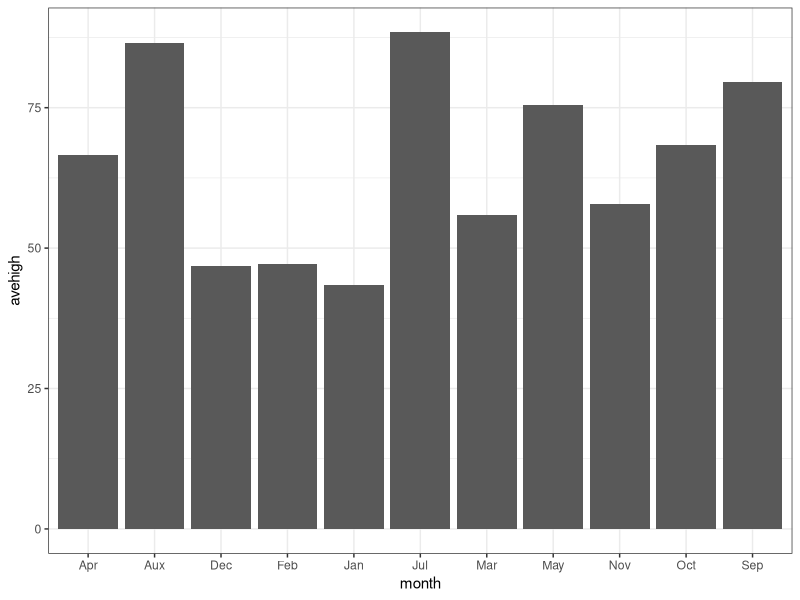
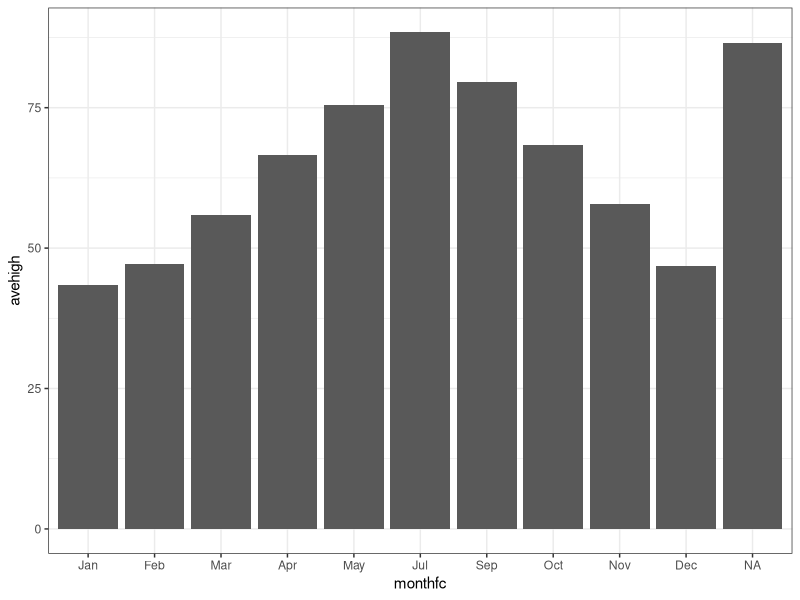
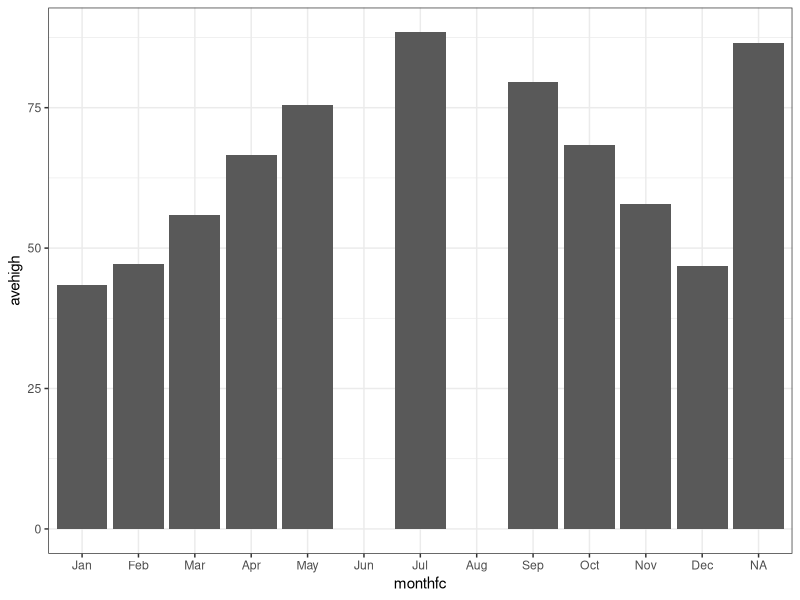
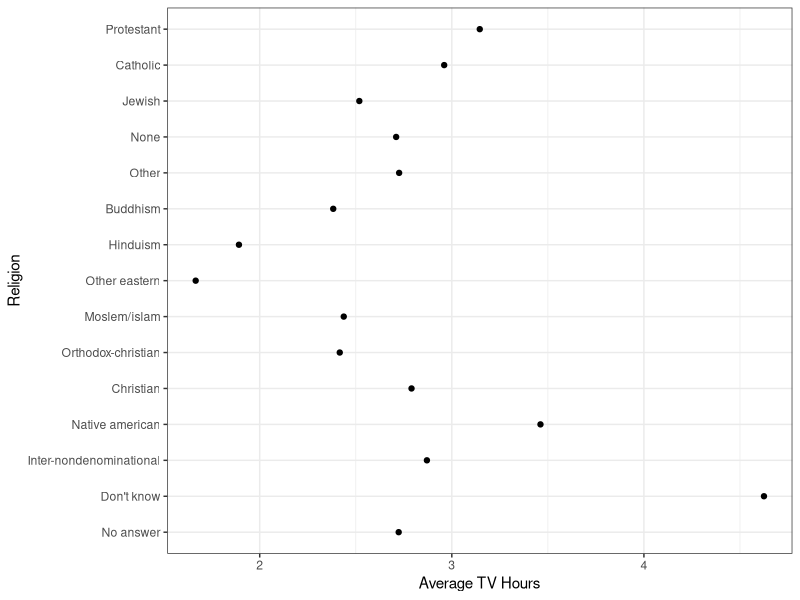

Recreate these plots in R, in order.
## ---- chunk 1
knitr::opts_chunk$set(echo       = TRUE, 
                      fig.height = 3, 
                      fig.width  = 6,
                      fig.align  = "center")
ggplot2::theme_set(ggplot2::theme_bw())
## ---- chunk 2
    library(tidyverse)
    dcclimate <- tribble(~month, ~avehigh,
                         ##----/---------
                         "Jan",  43.4,
                         "Feb",  47.1,
                         "Mar",  55.9,
                         "Apr",  66.6,
                         "May",  75.4,
                         "Jul",  88.4,
                         "Aux",  86.5,
                         "Sep",  79.5,
                         "Oct",  68.4,
                         "Nov",  57.9,
                         "Dec",  46.8)
## ---- chunk 3
    ggplot(dcclimate, aes(x = month, y = avehigh)) +
      geom_col()
## ---- chunk 4
    x  <- c("51", "32", "15", "2", "32")
    xf <- factor(x)
    as.numeric(x)
    as.numeric(xf)
    
    as.numeric("Hello")
    as.numeric(factor("Hello"))
    
    fac1 <- factor(c("x1", "x2", "x3"))
    fac2 <- factor(c("y1", "y2", "y3"))
    c(fac1, fac2)
## ---- chunk 5
    monthvec <- c("Jan", "Feb", "Mar", "Apr", "May", "Jun", 
                  "Jul", "Aug", "Sep", "Oct", "Nov", "Dec")
    dcclimate %>%
      mutate(monthfc = factor(month, levels = monthvec)) ->
      dcclimate
    
    dcclimate %>%
      mutate(monthfc2 = parse_factor(month, levels = monthvec)) ->
      dcclimate
    
    dcclimate$monthfc
## ---- chunk 6
    x <- c("A", "string", "vector", "is", "a", "string", "vector")
    factor(x)
    sort(unique(x))
    parse_factor(x)
## ---- chunk 7
    levels(dcclimate$monthfc)
## ---- chunk 8
    dcclimate %>%
      count(monthfc)
## ---- chunk 9
    ggplot(dcclimate, aes(x = monthfc, y = avehigh)) +
      geom_col()
## ---- chunk 10
    ggplot(dcclimate, aes(x = monthfc, y = avehigh)) +
      geom_col() +
      scale_x_discrete(drop = FALSE)
## ---- chunk 11
    data(gss_cat)
    glimpse(gss_cat)
## ---- chunk 12
    gss_cat %>%
      group_by(relig) %>%
      summarize(tvhours_mean = mean(tvhours, na.rm = TRUE)) ->
      tvdat
    
    ggplot(tvdat, aes(x = tvhours_mean, y = relig)) +
      geom_point() +
      xlab("Average TV Hours") +
      ylab("Religion")
